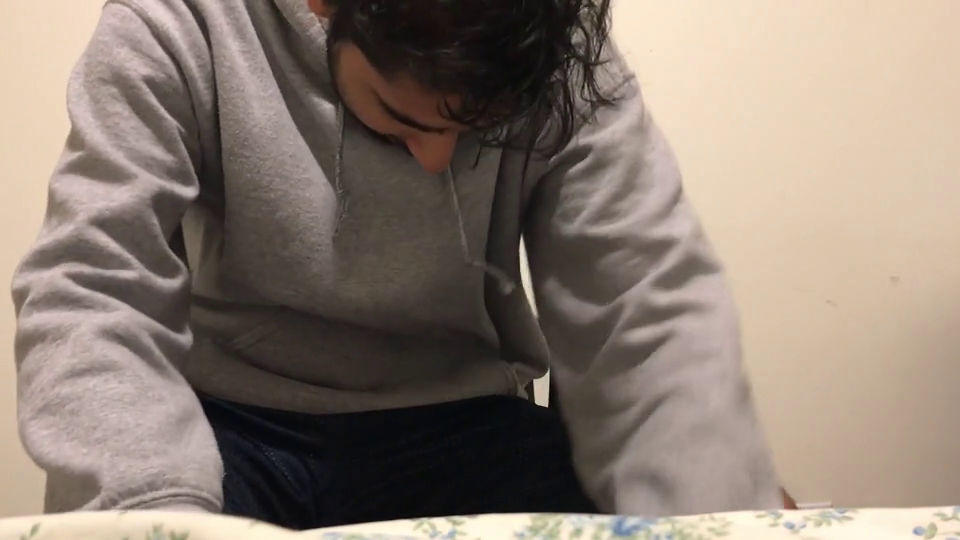
#> input picture frame 74 of kushal-line-detection/background-subtraction/vids/003_Resize.mp4, 960 x 540 px
$ python guitar-line-detection.py
#> lines starting #> are read from the running program, lines starting #| are printed output that depends on the picture
import cv2 as cv
import numpy as np
import math
import os


# [11 lines left out: function videoCapture, not called in this run]


"""
    Background subtraction doesn't really work I find, causes too much noise. I used
    two methods:
        method 1 = absolute subtraction by taking a still frame
                    then subtracting from that
        method 2 = using the built in function provided by opencv which is a little
                    better but causes too much noise even after reducing through median gradient
"""
def backgroundSubtraction():
    video = cv.VideoCapture(os.getcwd() + '/background-subtraction/vids/003_Resize.mp4')

    _, first_frame = video.read()
#> first_frame is the input picture: shape (540, 960, 3); mean B, G, R 114.1, 125.1, 138.7
    first_gray = cv.cvtColor(first_frame, cv.COLOR_BGR2GRAY)
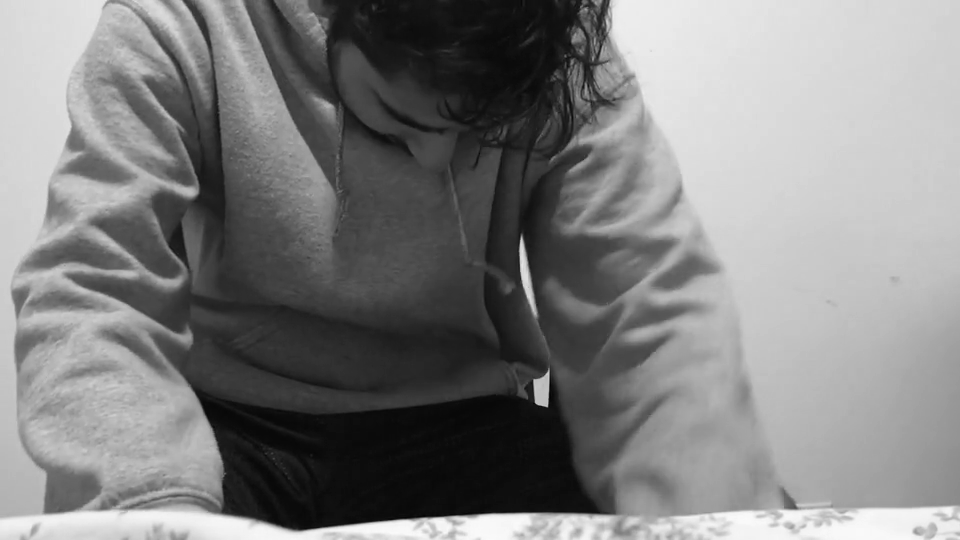
#> first_gray: shape (540, 960); min 2, max 250, mean 127.8

#> (the run stopped early here; a loop or call above may not have finished)

$ run again, starting later in the video
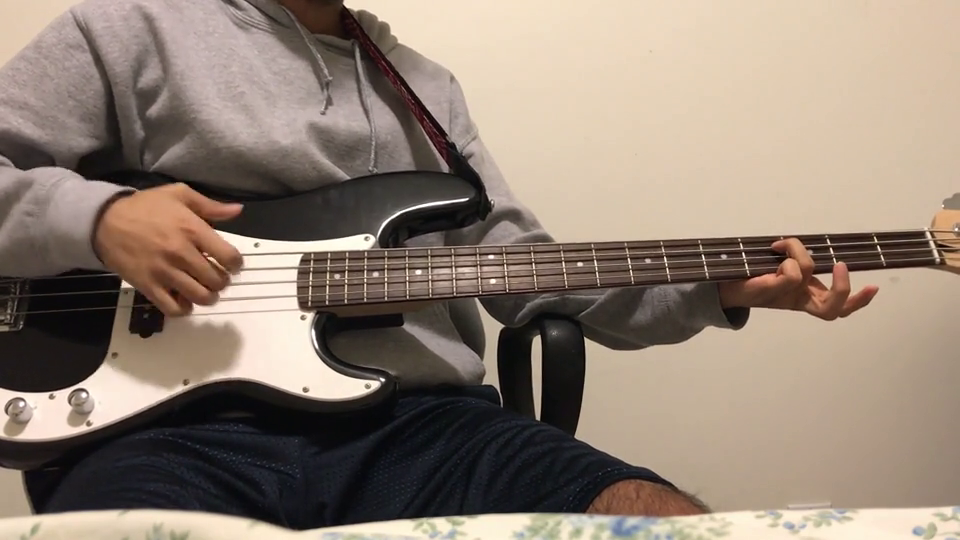
#> input picture frame 333 of kushal-line-detection/background-subtraction/vids/003_Resize.mp4, 960 x 540 px
#> in backgroundSubtraction, first_frame is the input picture: shape (540, 960, 3); mean B, G, R 115.6, 128.8, 144.3
#> in backgroundSubtraction, `first_gray = cv.cvtColor(first_frame, cv.COLOR_BGR2GRAY)`:
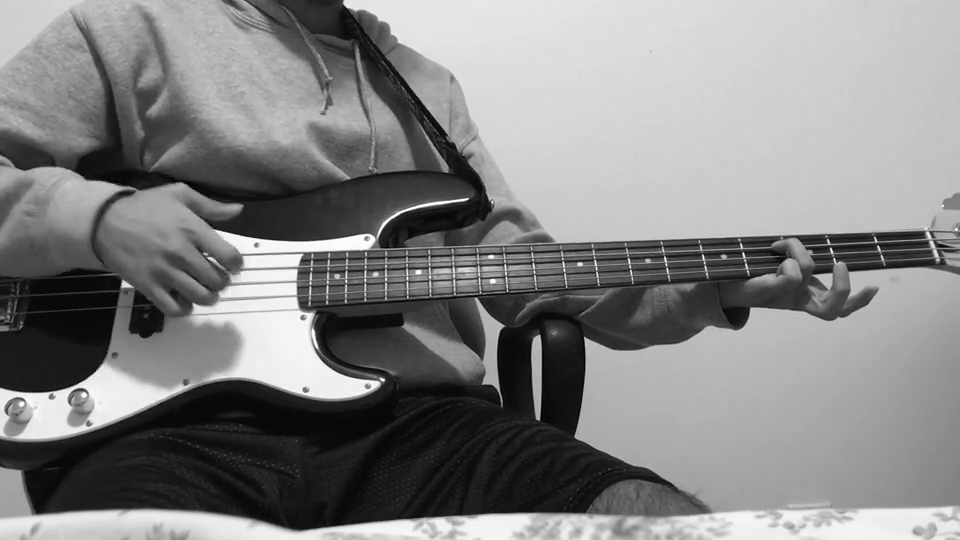
#> first_gray: shape (540, 960); min 0, max 255, mean 131.9

$ run again, starting later in the video
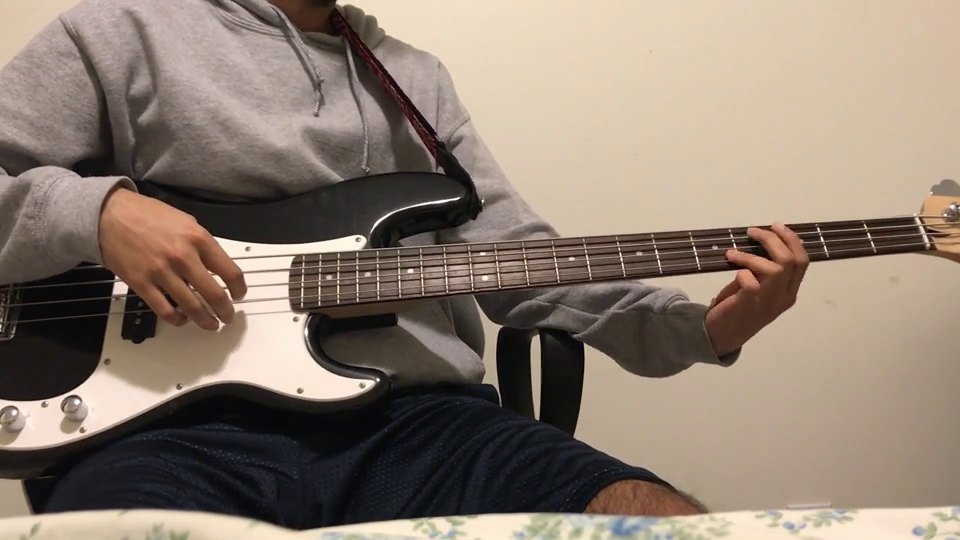
#> input picture frame 592 of kushal-line-detection/background-subtraction/vids/003_Resize.mp4, 960 x 540 px
#> in backgroundSubtraction, first_frame is the input picture: shape (540, 960, 3); mean B, G, R 112.4, 125.3, 140.3
#> in backgroundSubtraction, `first_gray = cv.cvtColor(first_frame, cv.COLOR_BGR2GRAY)`:
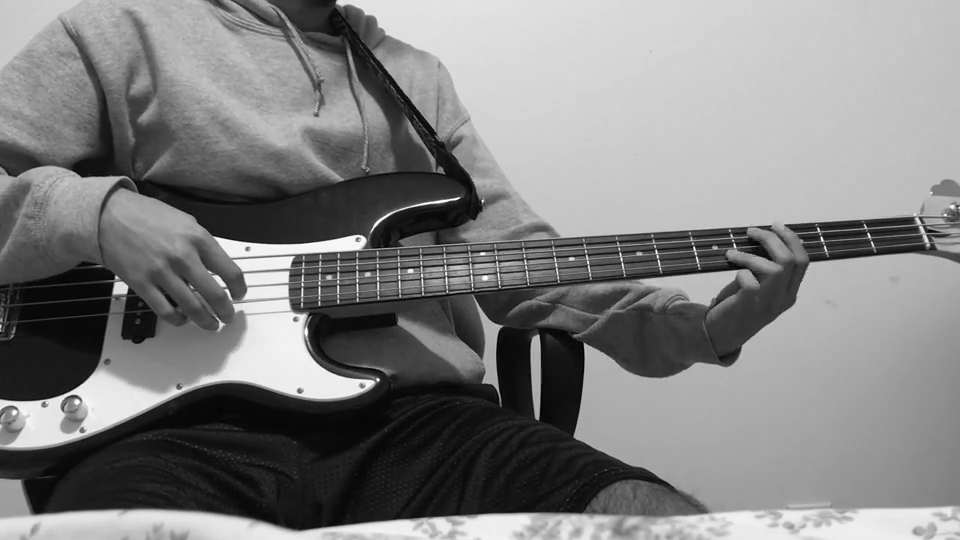
#> first_gray: shape (540, 960); min 0, max 255, mean 128.3
